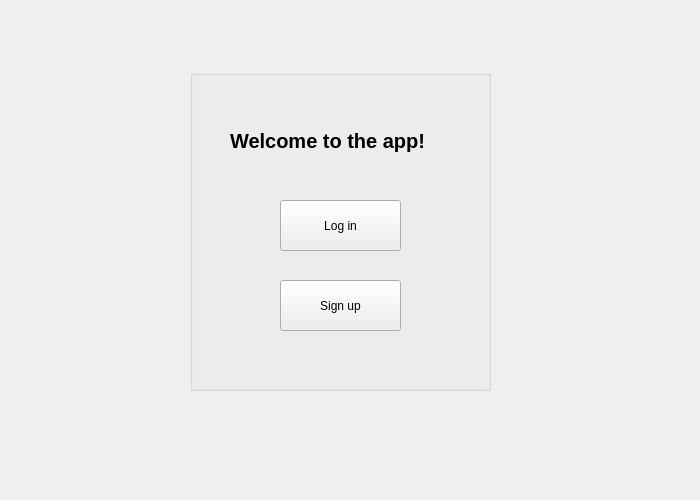
<?xml version="1.0" encoding="UTF-8"?>
<ui version="4.0">
 <class>Welcome</class>
 <widget class="QWidget" name="Welcome">
  <property name="geometry">
   <rect>
    <x>0</x>
    <y>0</y>
    <width>700</width>
    <height>500</height>
   </rect>
  </property>
  <property name="windowTitle">
   <string>Form</string>
  </property>
  <widget class="QGroupBox" name="group_box">
   <property name="geometry">
    <rect>
     <x>190</x>
     <y>70</y>
     <width>301</width>
     <height>321</height>
    </rect>
   </property>
   <property name="title">
    <string/>
   </property>
   <widget class="QPushButton" name="login_button">
    <property name="geometry">
     <rect>
      <x>90</x>
      <y>130</y>
      <width>121</width>
      <height>51</height>
     </rect>
    </property>
    <property name="text">
     <string>Log in</string>
    </property>
   </widget>
   <widget class="QPushButton" name="signup_button">
    <property name="geometry">
     <rect>
      <x>90</x>
      <y>210</y>
      <width>121</width>
      <height>51</height>
     </rect>
    </property>
    <property name="text">
     <string>Sign up</string>
    </property>
   </widget>
   <widget class="QLabel" name="title_label">
    <property name="geometry">
     <rect>
      <x>40</x>
      <y>40</y>
      <width>221</width>
      <height>61</height>
     </rect>
    </property>
    <property name="styleSheet">
     <string notr="true">font-size: 20px; font-weight: bold;</string>
    </property>
    <property name="text">
     <string>Welcome to the app!</string>
    </property>
   </widget>
  </widget>
 </widget>
 <resources/>
 <connections/>
</ui>
